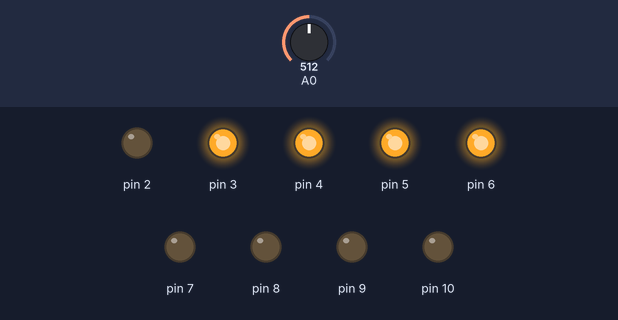
Recording of a sketch running on a simulated Arduino Uno, built with avr-gcc and run on an emulated ATmega328P. Shown: output pins drawn as LEDs (lit = HIGH). Inputs (shaded band) come from the test bench; at power-on: A0 = 512.

Above: at 1.2 s.
1.3 s: A0 set to 630
2.8 s: A0 set to 648
At 4.0 s:
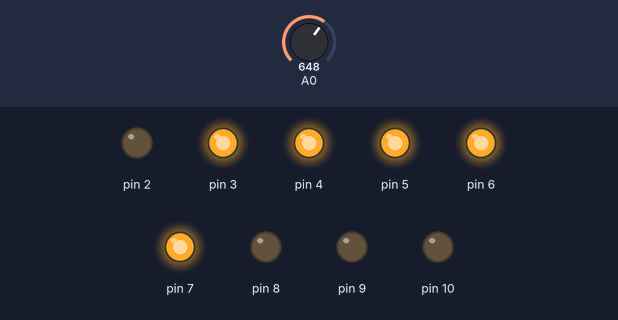
4.3 s: A0 set to 511
At 5.3 s:
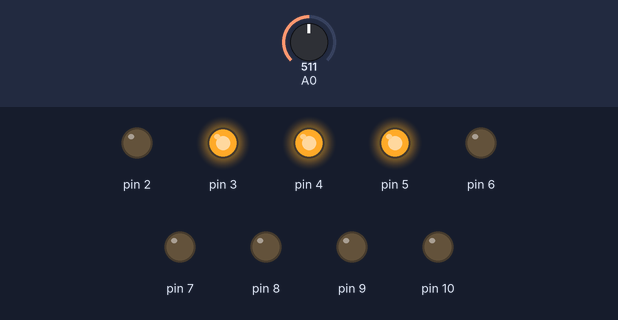
5.8 s: A0 set to 401
7.3 s: A0 set to 370
At 7.6 s:
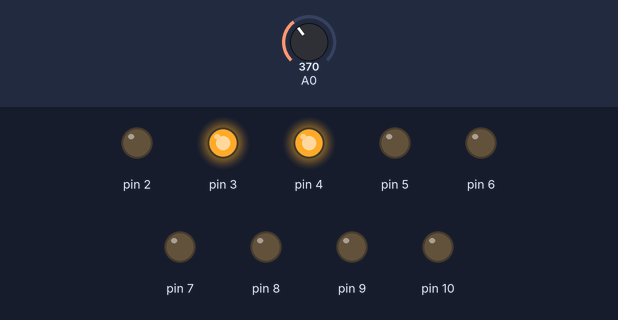
8.8 s: A0 set to 716
At 9.9 s:
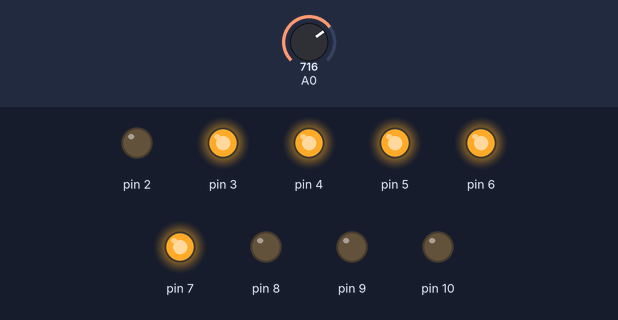
Timing chart, 0 to 11.3 s (numbered marks = the images above; inputs shaded):
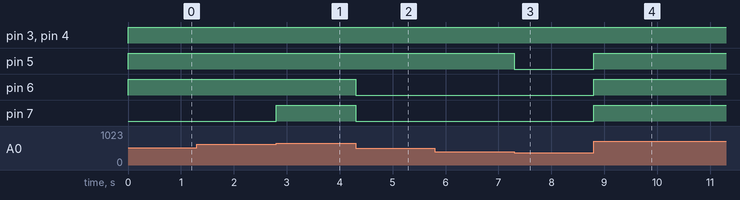

Measured:
- the behaviour switches between 639 and 640 on A0 (found by bisection; images 0 and 1)
- the behaviour switches between 384 and 383 on A0 (found by bisection; images 2 and 3)
- after the input at 1.3 s, every drawn part: stays the same
- after the input at 2.8 s, pin 7: LOW → HIGH at once
- after the input at 4.3 s, pin 6, pin 7: HIGH → LOW at once
- after the input at 5.8 s, every drawn part: stays the same
- after the input at 7.3 s, pin 5: HIGH → LOW at once
- after the input at 8.8 s, pin 5–7: LOW → HIGH at once

The sketch:

opdracht-3.ino
```cpp
void setup() {
  pinMode(A0, INPUT);

  for (int pin = 2; pin <= 10; pin++) {
    pinMode(pin, OUTPUT);
  }
}

void loop() {
int potValue = analogRead(A0);
  int ledNumber = map(potValue, 0, 1023, 0, 8);

  for (int x = 0; x <= 8; x++) {
    digitalWrite(x + 3, x < ledNumber);
  }
}
```
